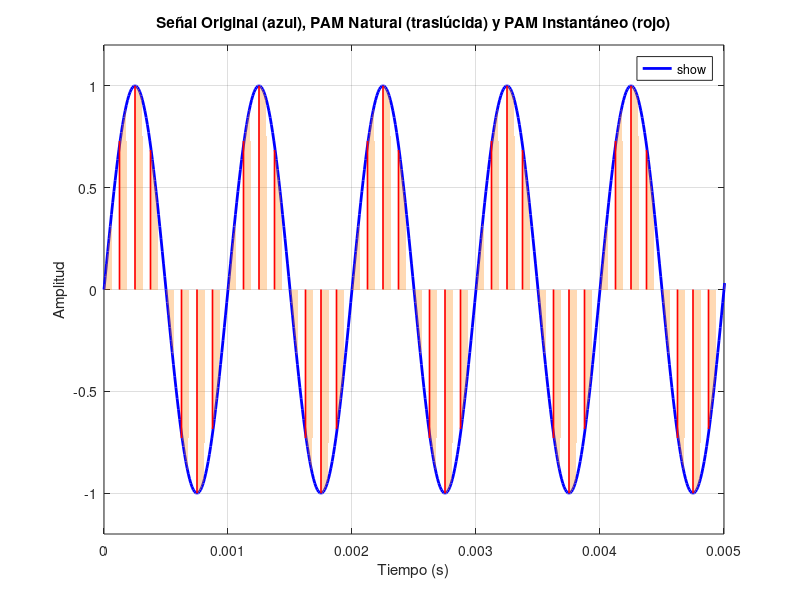

The MATLAB script that drew this image:
fc = 1000;
A = 1;
fs = 8000;
d = 0.5;
sample_rate = 100000;
t_final = 0.01;

t = 0:1/sample_rate:t_final;
m_t = A * sin(2*pi*fc*t);

Ts = 1/fs;
num_samples = floor(t_final * fs);

t_pulses = [];
natural_pulses = [];
instant_pulses = [];

for i = 1:num_samples
    t_start = (i-1)*Ts;
    t_end = t_start + d*Ts;
    
    if t_end > t_final
        t_end = t_final;
    end
    
    idx_start = find(t >= t_start, 1);
    idx_end = find(t >= t_end, 1);
    
    if isempty(idx_end)
        idx_end = length(t);
    end
    
    sample_value = m_t(idx_start);
    
    t_pulse_nat = [t_start, t(idx_start:idx_end-1), t_end, t_start];
    amp_pulse_nat = [0, m_t(idx_start:idx_end-1), 0, 0];
    
    t_pulse_inst = [t_start, t_start];
    amp_pulse_inst = [0, sample_value];
    
    t_pulses = [t_pulses; {t_pulse_nat, t_pulse_inst}];
    natural_pulses = [natural_pulses; {amp_pulse_nat}];
    instant_pulses = [instant_pulses; {amp_pulse_inst}];
end

figure('Position', [100, 100, 1000, 400]);
plot(t, m_t, 'b-', 'LineWidth', 2, 'DisplayName', 'Señal Original');
hold on;

for i = 1:num_samples
    fill(t_pulses{i,1}, natural_pulses{i}, [1 0.5 0], 'FaceAlpha', 0.3, 'EdgeColor', 'none', 'DisplayName', 'PAM Natural');
end

for i = 1:num_samples
    line(t_pulses{i,2}, instant_pulses{i}, 'Color', [1 0 0], 'LineWidth', 1.2, 'DisplayName', 'PAM Instantáneo');
end

title('Señal Original (azul), PAM Natural (traslúcida) y PAM Instantáneo (rojo)');
xlabel('Tiempo (s)');
ylabel('Amplitud');
legend('show', 'Location', 'best');
grid on;
xlim([0 0.005]);
ylim([-1.2 1.2]);
hold off;